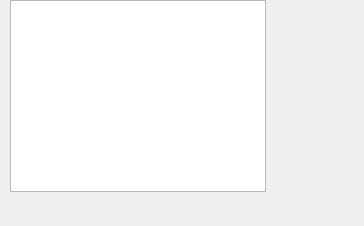
<?xml version="1.0" encoding="UTF-8"?>
<ui version="4.0">
 <class>wdConfigWorkstationWidget</class>
 <widget class="QWidget" name="wdConfigWorkstationWidget">
  <property name="geometry">
   <rect>
    <x>0</x>
    <y>0</y>
    <width>364</width>
    <height>226</height>
   </rect>
  </property>
  <property name="windowTitle">
   <string>Form</string>
  </property>
  <widget class="QGraphicsView" name="graphicsView">
   <property name="geometry">
    <rect>
     <x>10</x>
     <y>0</y>
     <width>256</width>
     <height>192</height>
    </rect>
   </property>
  </widget>
 </widget>
 <resources/>
 <connections/>
</ui>
